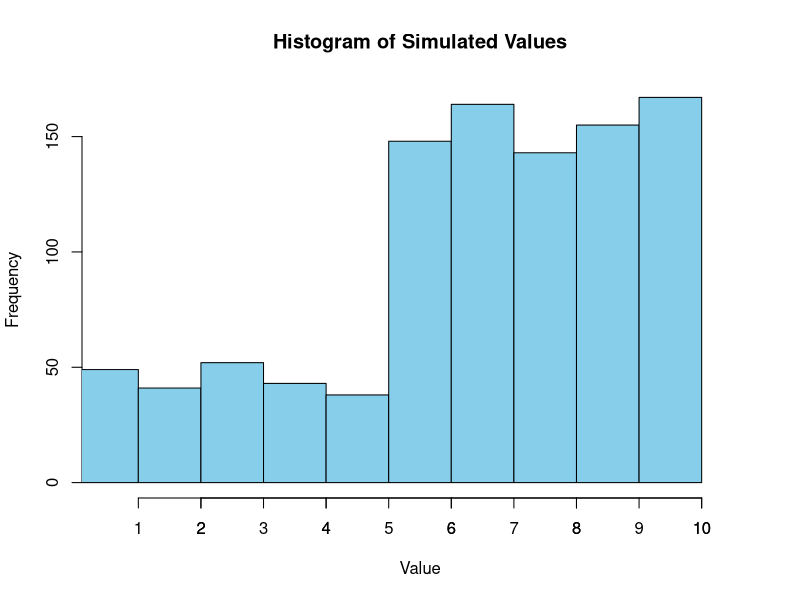

Write R code to recreate this figure.
# Set up parameters
pj <- 1:10
probabilities <- c(0.05, 0.05, 0.05, 0.05, 0.05, 0.15, 0.15, 0.15, 0.15, 0.15)
Qj <- rep(0.1, 10)

# Threshold constant
c <- 4
# Function to perform acceptance-rejection simulation
acceptance_rejection_simulation <- function(num_simulations) {
  accepted_values <- c()
  
  for (i in 1:num_simulations) {
    while (TRUE) {
      #Generate U
      U <- runif(1)
      
      # STransform U to variable y
      y <- as.integer(10 * U) + 1
      
      # Step 3: Compute the ratio 
      ratio <- probabilities[y] / Qj[y]
      
      # Step 4: Generate another uniform 
      V <- runif(1)
      
      # Step 5: Accept or reject
      threshold <- ratio / c
      if (V <= threshold) {
        accepted_values <- c(accepted_values, y)
        break
      }
    }
  }
  return(accepted_values)
}

# Perform simulation 1000 times
simulated_values <- acceptance_rejection_simulation(1000)

# Plot histogram
hist(simulated_values, breaks = 0:10, main = "Histogram of Simulated Values", xlab = "Value", ylab = "Frequency", col = "skyblue", xlim = c(0.5, 10.5))
axis(side = 1, at = 1:10, labels = 1:10)
